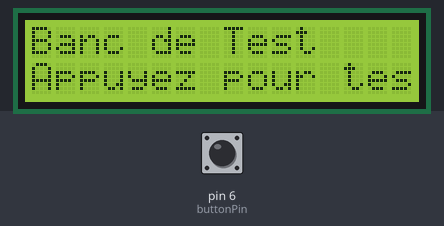
Bench run of a sketch on a simulated Arduino Uno, built with avr-gcc and run on an emulated ATmega328P. Shown: 16×2 character LCD. The inputs (shaded band) are chosen by the test bench; at power-on: pin 6 (buttonPin) LOW.

Above: at 1.2 s.
1.3 s: pin 6 (buttonPin) pulled HIGH for 0.15 s
At 1.9 s:
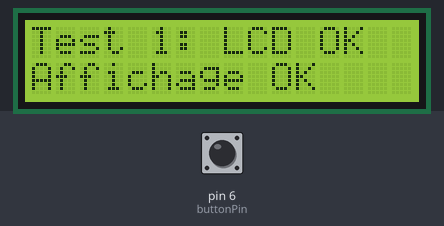
Timing chart, 0 to 4.3 s (numbered marks = the images above; inputs shaded):
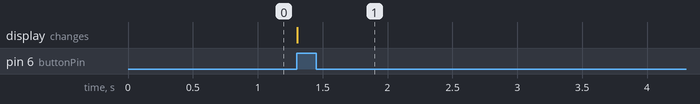

The sketch:

Code_LCD.ino
```cpp
/*
 CIEL 2 - Mini-Project - Banc de Test I2C
 FAIT PAR GAINCHE VALENTIN
*/

#include <LiquidCrystal.h>

// Initialisation de l'écran LCD (rs, en, d4, d5, d6, d7)
const int rs = 12, en = 11, d4 = 5, d5 = 4, d6 = 3, d7 = 2;
LiquidCrystal lcd(rs, en, d4, d5, d6, d7);

const int buttonPin = 6;
int buttonState = 0;
int lastButtonState = LOW;
int testIndex = 0;          // Numéro du test en cours

void setup() {
  lcd.begin(16, 2);
  pinMode(buttonPin, INPUT);

  // Accueil
  lcd.setCursor(0, 0);
  lcd.print("Banc de Test");
  lcd.setCursor(0, 1);
  lcd.print("Appuyez pour test");
}

void loop() {
  buttonState = digitalRead(buttonPin);

  // Détection d'un appui (passage de LOW à HIGH)
  if (buttonState == HIGH && lastButtonState == LOW) {
    testIndex++; // On passe au test suivant à chaque appui

    // Si on dépasse le nombre de tests, on boucle (revient au début ou réinitialise)
    if (testIndex > 4) {
      testIndex = 1; // Revient au premier test
    }

    // Effacement de l'écran et affichage du test correspondant
    lcd.clear();
    lcd.setCursor(0, 0);

    switch (testIndex) {
      case 1:
        lcd.print("Test 1: LCD OK");
        lcd.setCursor(0, 1);
        lcd.print("Affichage OK");
        lcd.noBlink();
        break;

      case 2:
        lcd.print("Test 2: Off");
        lcd.setCursor(0, 1);
        lcd.print("Ecran eteint");
        lcd.noDisplay(); // Désactive l'affichage (simule l'écran éteint)
        delay(5000);
        lcd.display(); // Réactive l'affichage après le délai
        break;

      case 3:
        lcd.print("Test 3: Pleins");
        lcd.setCursor(0, 1);
        for (int i = 0; i < 16; i++) {
          lcd.write(255);
        }
        delay(10000);
        break;

      case 4:
        lcd.print("Test 4: Blink");
        lcd.setCursor(0, 1);
        lcd.print("Curseur ");
        lcd.blink(); // Active le clignotement du curseur
        break;
    }

    delay(3000); // Anti-rebond
  }

  lastButtonState = buttonState; // Sauvegarde l'état du bouton
}
```

Measured:
- after the input at 1.3 s, the display: changes at once (image 1)
